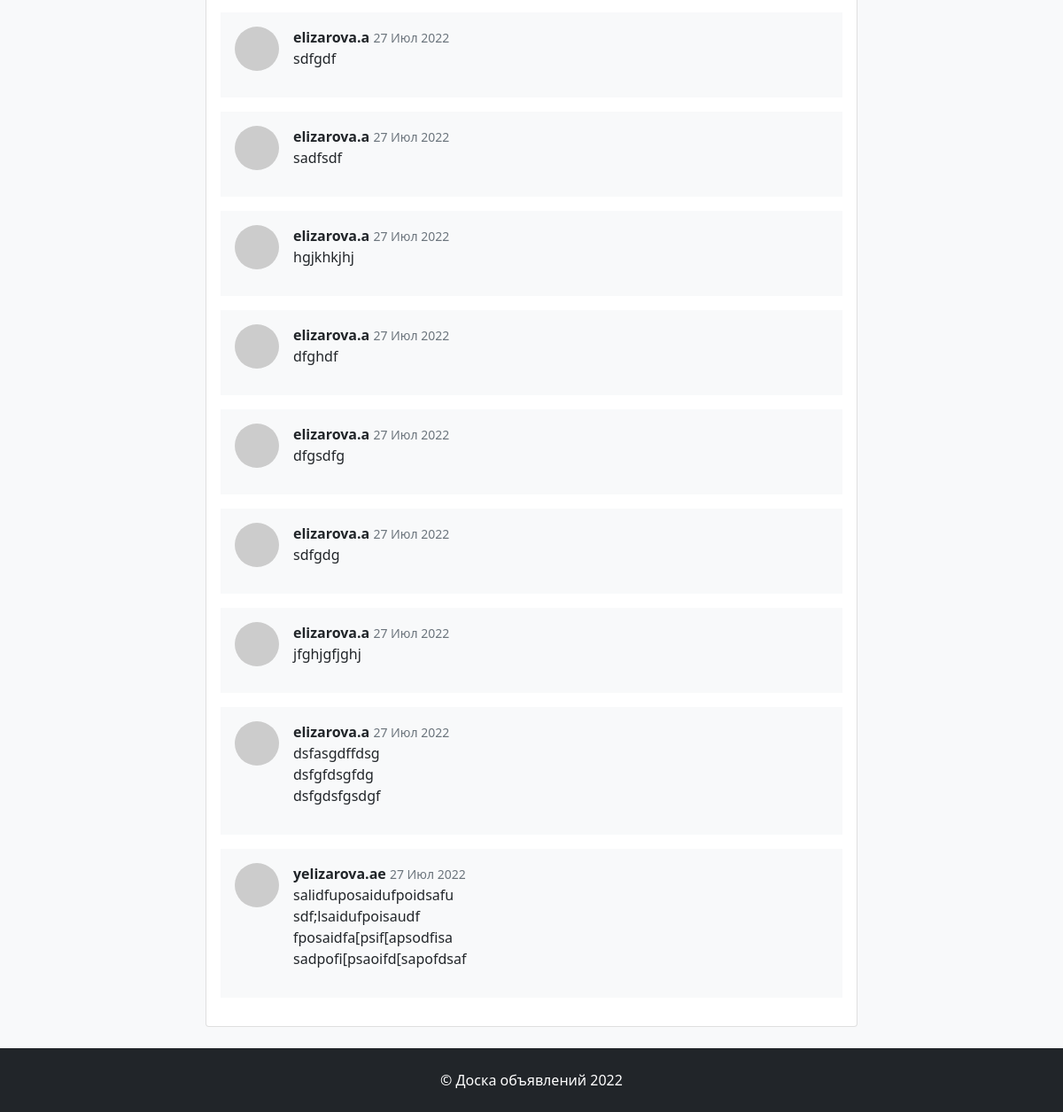
Before: /post/28 (lower part) with the older database file.
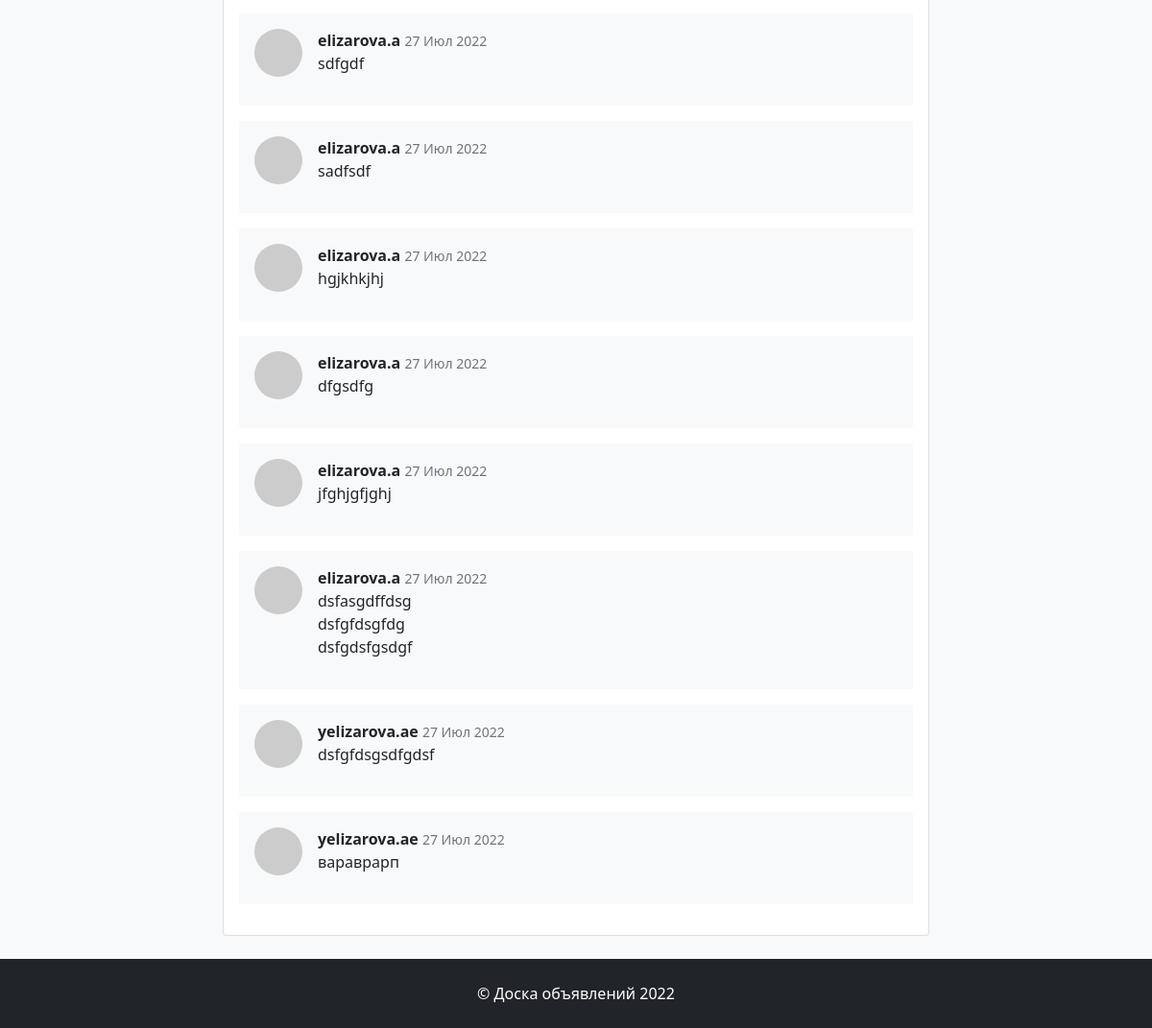
After: the same page with the newer database file.
### posts/models.py (models this page shows, shortened)
class Reply(models.Model):
    post = models.ForeignKey(
        Post, related_name='replies', on_delete=models.CASCADE)
    author = models.ForeignKey(User, on_delete=models.CASCADE)
    text = models.TextField()
    is_accepted = models.BooleanField(default=False)
    date = models.DateTimeField(auto_now_add=True)
    class Meta:
        verbose_name = 'Отклик'
        verbose_name_plural = 'Отклики'

### posts/views.py (the view)
# urls.py: path('post/<int:pk>', PostDetail.as_view(), name='post'),
class PostDetail(DetailView):
    model = Post
    template_name = 'posts/post_detail.html'
    context_object_name = 'post'

### templates/posts/post_detail.html (shortened to what this page needs)
{% extends 'index.html' %}
{% block content %}
    <div class="card mb-4 ">
            <div class="card-body">
                {% if not post.replies.all %}
                <p>Нет откликов ...</p>
                {% else %}
                    {% for rep in post.replies.all %}
                        <div class="d-flex mb-3 p-3 bg-light">
                            <div class="flex-shrink-0"><img class="rounded-circle" src="https://dummyimage.com/50x50/ced4da/6c757d.jpg"/></div>
                            <div class="ms-3">
                                <div><span class="fw-bold">{{ rep.author }}</span> <small class="text-muted">{{ rep.date | date:'d M Y' }}</small> </div>
                                {{ rep.text | linebreaks }}
                            </div>
                        </div>
                    {% endfor %}
                {% endif %}
            </div>
    </div>
{% endblock content %}

Changed rows visible on the page:
removed Reply: author "elizarova.a", date "27 Июл 2022", text "dfghdf"
removed Reply: author "elizarova.a", date "27 Июл 2022", text "sdfgdg"
removed Reply: author "yelizarova.ae", date "27 Июл 2022", text "salidfuposaidufpoidsafu sdf;lsaidufpoisaudf fposaidfa[psif[apsodfisa sadpofi[psaoifd[sapofdsaf"
added Reply: author "yelizarova.ae", date "27 Июл 2022", text "dsfgfdsgsdfgdsf"
added Reply: author "yelizarova.ae", date "27 Июл 2022", text "вараврарп"
